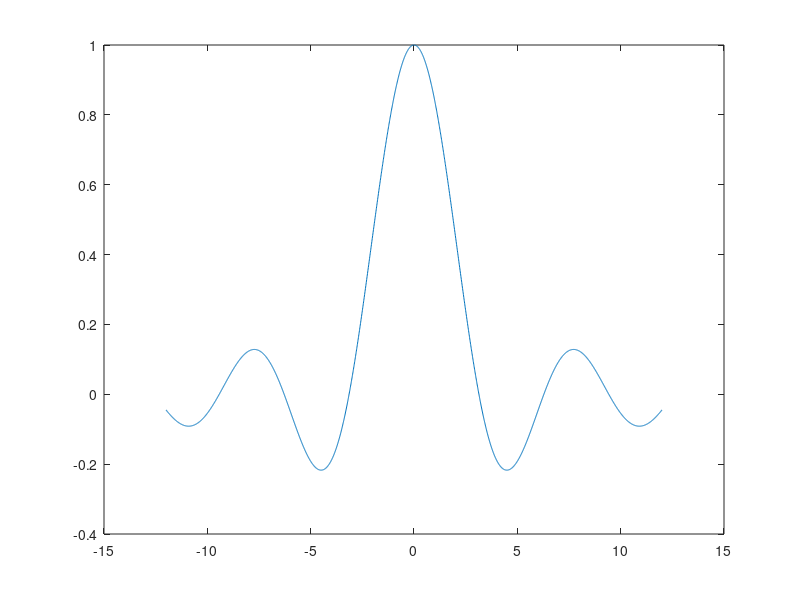
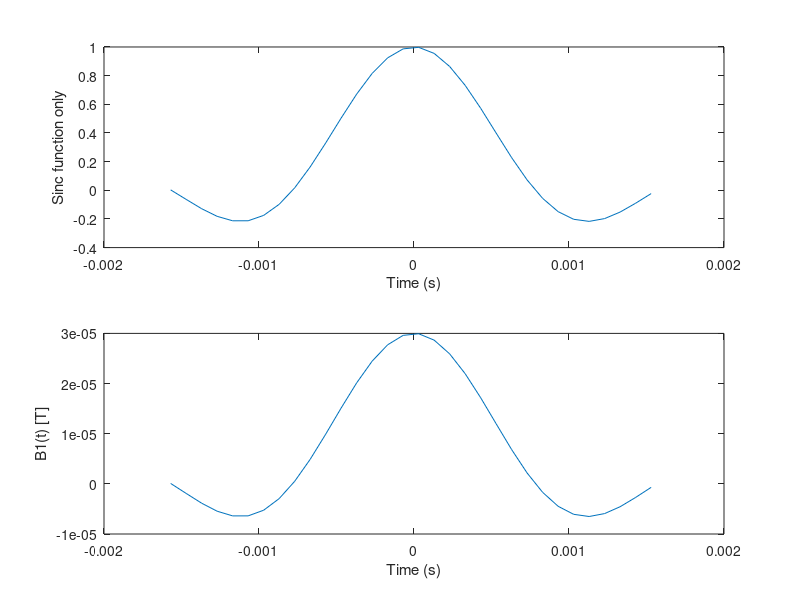

Here is the MATLAB script that generated these plots, in order:
x=-12:0.01:12
figure
plot(x,sin(x)./x)


%%
gamma = 42.58e6; %Hz/T
gamma = 2*pi*42.58e6; %rad/s/T
Gz = 10e-3; %T/m
d = 3e-3; %m
tvec = -1.57e-3:100e-6:1.57e-3;

sincPulse = sin(gamma*Gz*tvec*d/2)./(gamma*Gz*tvec*d/2);
B1 = Gz*d*sin(gamma*Gz*tvec*d/2)./(gamma*Gz*tvec*d/2);
figure
subplot(2,1,1)
plot(tvec,sincPulse)
xlabel('Time (s)')
ylabel('Sinc function only')
subplot(2,1,2)
plot(tvec,B1)
xlabel('Time (s)')
ylabel('B1(t) [T]')
%%